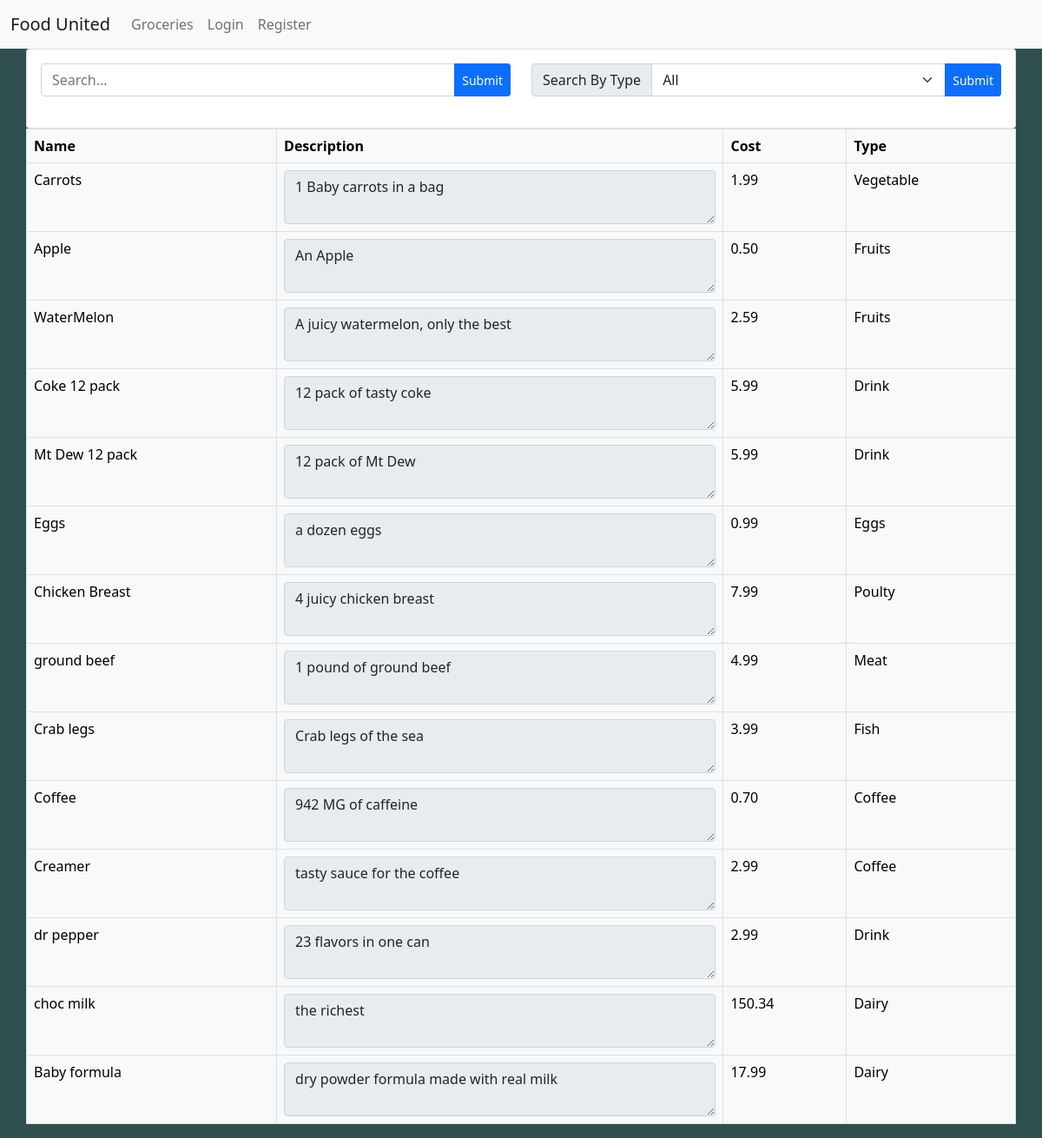
Before: / with the older database file.
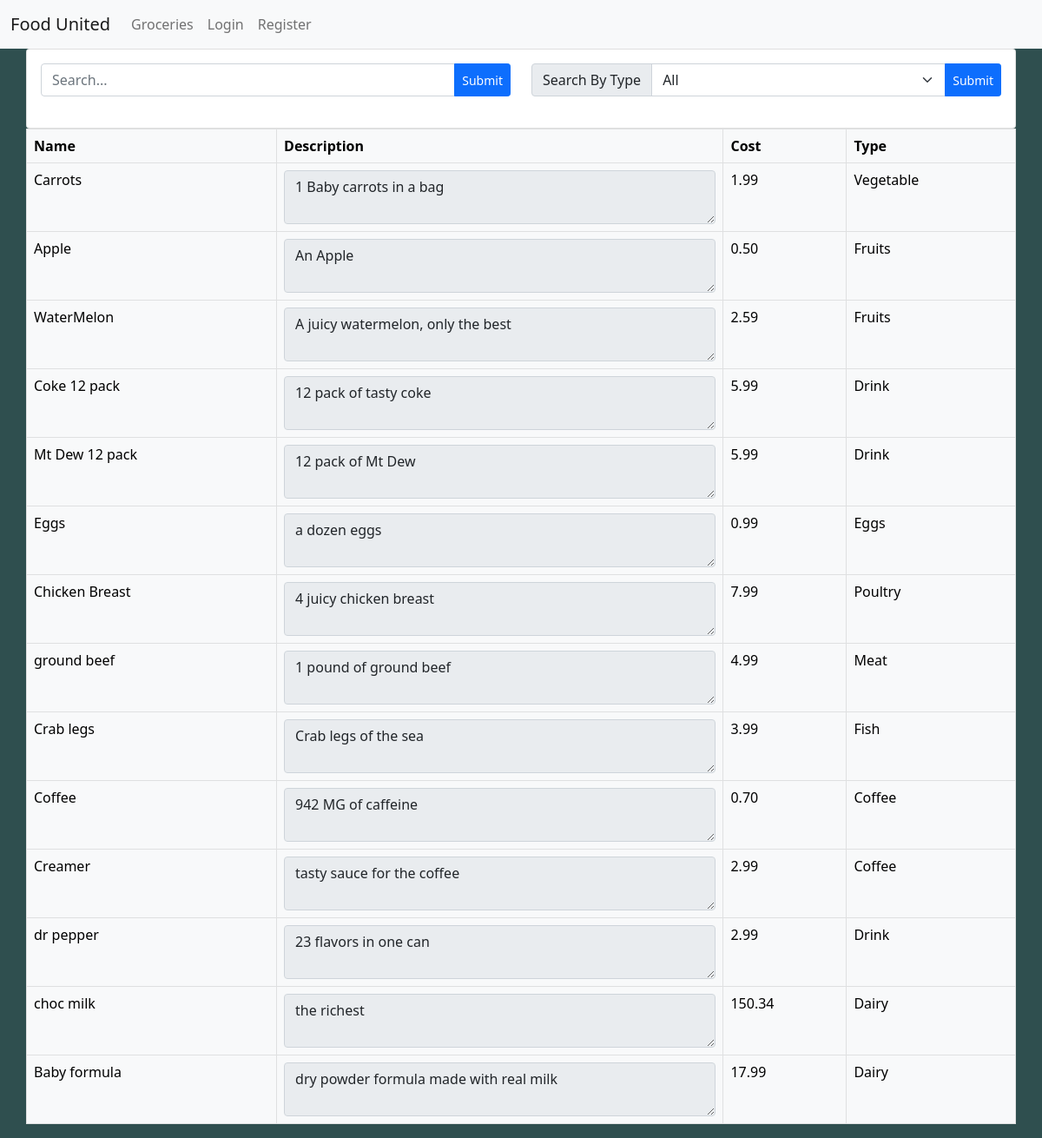
After: the same page with the newer database file.
### tables this page shows
CREATE TABLE item
(
    id          int AUTO_INCREMENT,
    name        varchar(255)   NOT NULL,
    description text           NULL,
    cost        decimal(11, 2) NULL,
    type_id     int            NOT NULL,
    CONSTRAINT item_pk
        PRIMARY KEY (id)
);

CREATE TABLE type
(
    type_id int AUTO_INCREMENT,
    type    varchar(255) NULL,
    CONSTRAINT type_pk
        PRIMARY KEY (type_id)
);

### index.php (called while the page is built, shortened)
<?php include "includes/header.php"; ?>
<?php include "includes/nav.php" ?>
<?php
$search = null;
$type = null;
$params = [
    'search' => $search,
    'type' => $type
];
$result = $menu->getItems($params);
include 'src/forms/index_form.php';

### src/Classes/User.php (called while the page is built, shortened)
<?php
class User
{
    public function loggedIn() {
        return false;
    }
}

### src/Classes/Menu.php (called while the page is built, shortened)
<?php
class Menu
{
    public function getItems($params): array
    {
        $search = $params['search'];
        $type = $params['type'];
        $db = Database::getInstance();
        $sql = "SELECT * FROM item i
                    INNER JOIN type t ON i.type_id = t.type_id WHERE 1 = 1";
        $stmt = $db->prepare($sql);
        $stmt->execute();
        return $stmt->fetchAll(PDO::FETCH_ASSOC);
    }
}

### src/forms/index_form.php (the view, shortened to what this page needs)
<div class="container lg">
    <div class="card">
        <div class="card-body">
            <form action="../../index.php" method="post">
                <div class="container">
                    <div class="row">
                        <div class="col-sm-12 col-md-6">
                            <div class="input-group mb-1">
                                <input class="form-control" type="text" name="search" placeholder="Search...">
                                <input type="submit" name="submit" class="btn btn-primary btn-sm">
                            </div>
                        </div>
                        <div class="col-sm-12 col-md-6">
                            <div class="input-group mb-1">
                                <span class="input-group-text" id="inputGroup-sizing-default">Search By Type</span>
                                <select name="type" class="form-select form-select">
                                    <option value="0">All</option>
                                </select>
                                <input type="submit" name="submit" class="btn btn-primary btn-sm">
                            </div>
                        </div>
                    </div>
                </div>
            </form>
        </div>
    </div>
</div>
<?php
if (isset($errors)) {
    include "includes/errors.php";
} else { ?>
<div class='container' id="main_card">
    <div class="table-responsive">
        <table class="table table-light table-bordered table-hover table-responsive">
            <thead>
            <th>Name</th>
            <th>Description</th>
            <th>Cost</th>
            <th>Type</th>
            </thead>
            <tbody>
            <tr>
                <?php } ?>
                <?php foreach ($result as $row) {
                $name = $row['name'];
                $description = $row['description'];
                $cost = $row['cost'];
                $type = $row['type'];
                ?>
                <td><?= $name ?></td>
                <td><textarea class="form-control" readonly><?=$description ?></textarea></td>
                <td><?= $cost ?></td>
                <td><?= $type ?></td>
            </tr>
            <?php } ?>
            </tbody>
        </table>
    </div>
</div>
<?php include "includes/footer.php"; ?>

### includes/header.php (shortened to what this page needs)
<html lang="en">
<head>
    <link href="https://cdn.jsdelivr.net/npm/bootstrap@5.0.2/dist/css/bootstrap.min.css" rel="stylesheet">
    <link rel="stylesheet" href="/style.css">
</head>
<body>

### includes/nav.php (shortened to what this page needs)
<?php $User = new  \App\Classes\User(); ?>
<nav class="navbar navbar-expand-lg navbar-light bg-light">
    <div class="container-fluid">
        <a class="navbar-brand" href="/index.php">Food United</a>
        <div class="collapse navbar-collapse" id="navbarSupportedContent">
            <ul class="navbar-nav me-auto mb-2 mb-lg-0">
                <li class="nav-item">
                    <a class="nav-link" href="/index.php">Groceries</a>
                </li>
                <?php if ($User->loggedIn()) : ?>
                    <li class="nav-item">
                        <a class="nav-link" href="/cart.php">Shopping Cart</a>
                    </li>
                <li class="nav-item">
                    <a class="nav-link" href="/logout.php">Logout</a>
                </li>
                    <li class="nav-item">
                        <a class="nav-link" href="/src/forms/vue_groceries_form.php">Vue Groceries</a>
                    </li>
                <?php else : ?>
                    <li class="nav-item">
                        <a class="nav-link" href="/login.php">Login</a>
                    </li>
                    <li class="nav-item">
                        <a class="nav-link" href="/register.php">Register</a>
                    </li>
                <?php endif; ?>
            </ul>
        </div>
    </div>
</nav>

### style.css (style rules this page uses)
body { background-color: darkslategrey; }
.container { margin: auto; padding-left: 0; padding-right: 0; }

Changed rows visible on the page:
changed through a linked row, item "Chicken Breast": type.type "Poulty" → "Poultry"
